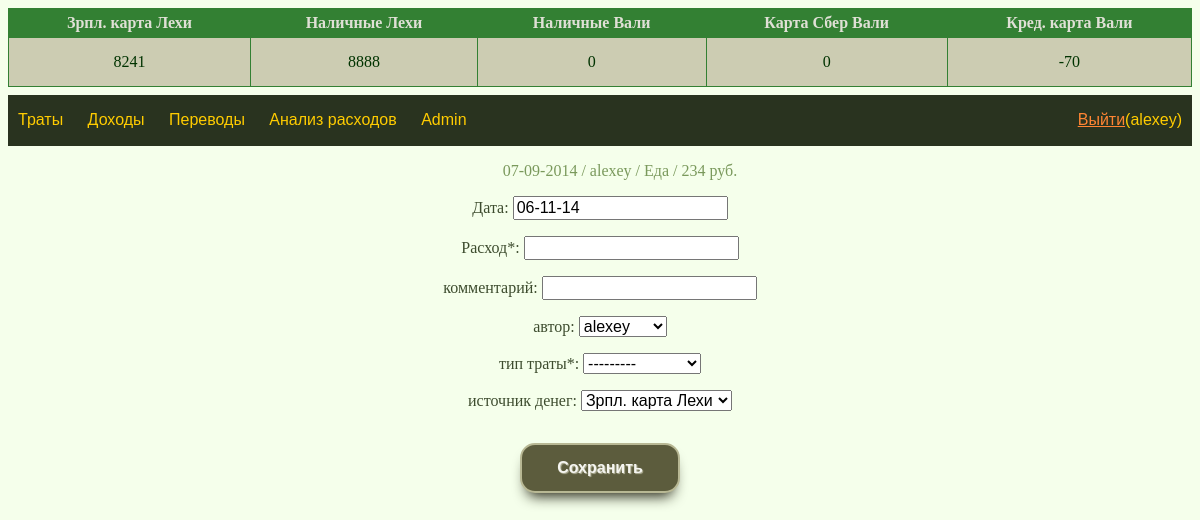
Before: / (signed in) with the older database file.
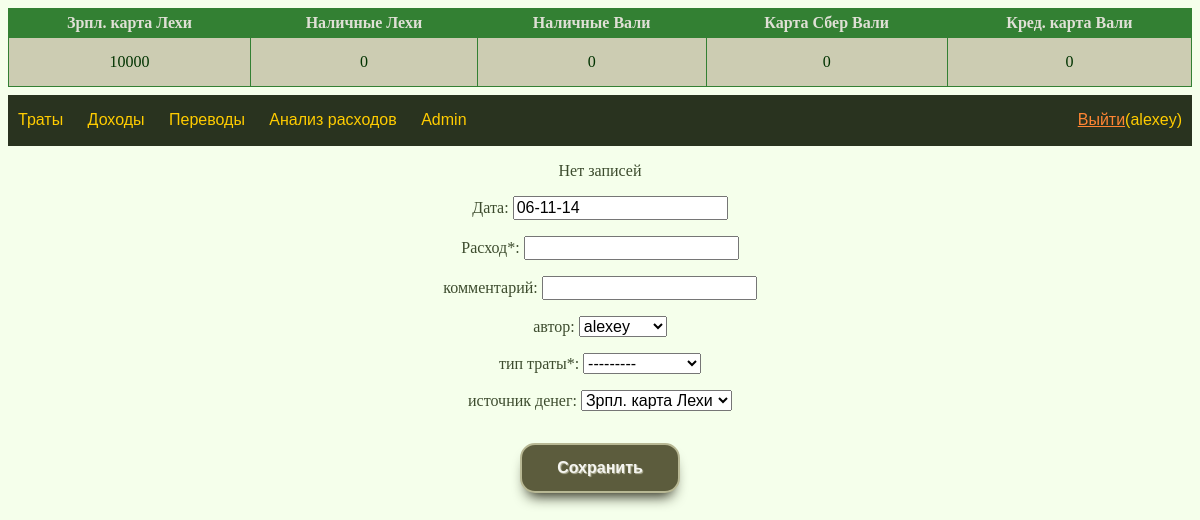
After: the same page with the newer database file.
### account/models.py (models this page shows)
class Account(models.Model):
    name = models.CharField(max_length=16, unique=True)
    money = models.IntegerField()
    is_cost_default = models.BooleanField()
    is_income_default = models.BooleanField()
    owner = models.ForeignKey(User)
    class Meta:
        verbose_name = 'Кошелек'
        verbose_name_plural = 'Кошельки'
    def __str__(self):
        return self.name

### spending/models.py (models this page shows)
class Spending(models.Model):
    spendingType = models.ForeignKey(SpendingType)
    money = models.IntegerField()
    date = models.DateField()
    modified = models.DateTimeField(auto_now=True)
    owner = models.ForeignKey(User)
    comment = models.CharField(max_length=32)
    incomeType = models.ForeignKey(Account)
    def __str__(self):
        return r'{} / {} / {} / {} руб.'.format(
            self.date.strftime('%d-%m-%Y'),
            self.owner,
            self.spendingType,
            self.money
        )

class SpendingType(models.Model):
    name = models.CharField(max_length=16, unique=True)
    class Meta:
        verbose_name = 'Тип трат'
        verbose_name_plural = 'Типы трат'
    def __str__(self):
        return self.name

### spending/views.py (the view)
# urls.py: url(r'^$', views.spendingView),
@login_required
def spendingView(request, *args):
    if request.method == 'POST':
        save_spending(request)
        return HttpResponseRedirect('/')
    else:
        user = request.user
        if args:
            initial_form_values = initial_from_spending_object(args[0])
        else:
            initial_form_values = generate_initial(user)
        form = SpendingForm(initial=initial_form_values)
        l = Spending.objects.order_by('-modified')[:5]
        l = l[::-1]
        account_list = Account.objects.all()
        context = {
            'account_list': account_list,
            'latest_spending_list': l,
            'form': form,
            'username': user}
        return render(request,
                      'spending/index.html',
                      context)

### spending/forms.py
class SpendingForm(forms.Form):
    date = forms.DateField(required=True,
                           label='Дата',
                           input_formats=['%d-%m-%Y',
                                          '%d-%m-%y',
                                          '%d/%m/%y',
                                          '%d/%m/%Y',
                                          '%d.%m.%y',
                                          '%d.%m.%Y'],
                           widget=CalendarWidget
    )
    money = forms.IntegerField(
        label ='Расход*',
        required=True
    )
    comment = forms.CharField(
        max_length=32, required=False,
        label='комментарий'
    )
    owner = forms.ModelChoiceField(
        queryset=User.objects.all(),
        empty_label=None,
        required=False,
        label='автор'
    )
    spendingType = forms.ModelChoiceField(
        queryset=SpendingType.objects.all(),
        required=True,
        label='тип траты*'
    )
    incomeType = forms.ModelChoiceField(
        queryset=Account.objects.all(),
        required=True,
        label='источник денег'
    )

### templates/spending/index.html
{% extends "base.html" %}
{% block content %}
{% if latest_spending_list %}
  <ul>
  {% for spending in latest_spending_list %}
     <li><a href='/{{ spending.pk }}/'>{{ spending }}</a></li>
  {% endfor %}
  </ul>
{% else %}
  <p>Нет записей</p>
{% endif %}
<form method="post">{% csrf_token %}
{{ form.as_p }}
<input type="submit" value="Сохранить" />
</form>
{% endblock %}

### templates/base.html (shortened to what this page needs)
<!DOCTYPE html>
<html>
<head>
  <link href="/static/style.css" rel="stylesheet">
</head>
<body>
<header>
<table>
  {% for a in account_list %}
  <th>{{ a.name }}</th>
  {% endfor %}
  <tr>
    {% for a in account_list %}
      <td>{{ a.money }}</td>
    {% endfor %}
  </tr>
</table>
<div id="navigation">
  <div id="menu">
    <a href='/'>Траты</a>
    <a href='/income/'>Доходы</a>
    <a href='/transfer/'>Переводы</a>
    <a href='/analytics/'>Анализ расходов</a>
    <a href='/admin/'>Admin</a>
  </div>
  <div id="logout">
    <a href='/accounts/logout/?next=/{% block logout %}{% endblock %}'>Выйти</a>({{ username }})
  </div>
</div>
</header>
<div id="content">
  {% block content %}{% endblock %}
</div>
</body>
</html>

Changed rows visible on the page:
removed Spending: date+owner+spendingType "07-09-2014 / alexey / Еда / 234 руб."
changed Account "Зрпл. карта Лехи": money "8241" → "10000"
changed Account "Наличные Лехи": money "8888" → "0"
changed Account "Кред. карта Вали": money "-70" → "0"
Other visible differences:
text now shown: "Нет записей"
